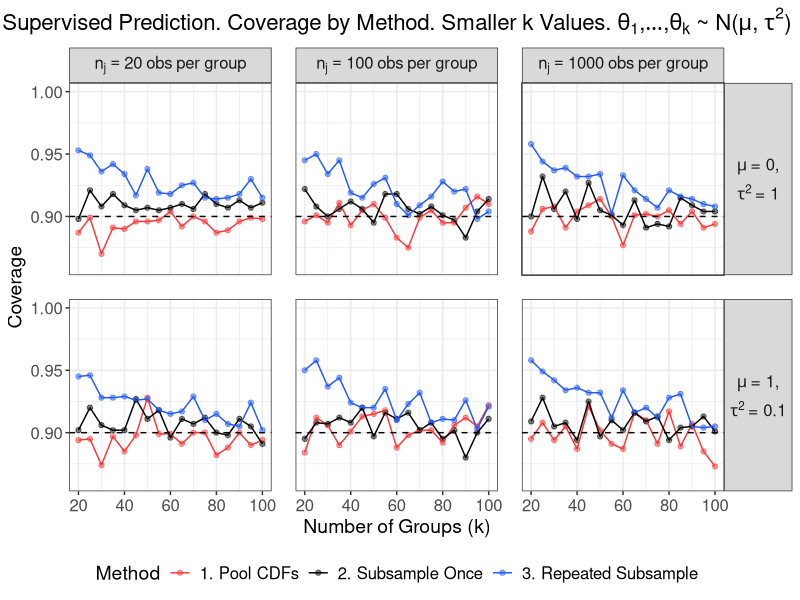
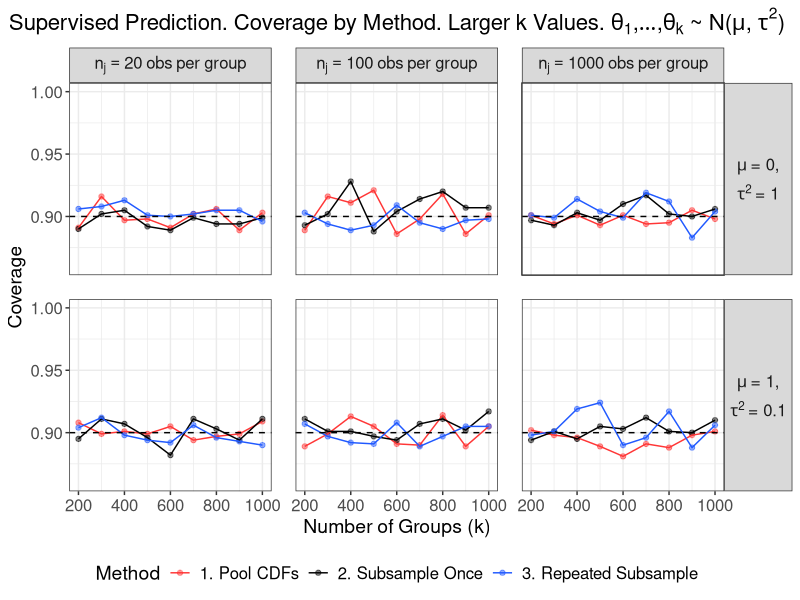

R code for these plots, in order:
# Coverage plots for supervised methods on normal data
# across additional n_j

library(tidyverse)
library(data.table)
library(gridExtra)
library(grid)

# Create theme
paper_theme <- theme_bw() +
  theme(plot.title = element_text(hjust = 0.5, size = 16),
        plot.subtitle = element_text(hjust = 0.5, size = 14),
        legend.title = element_text(size = 14),
        axis.title = element_text(size = 14),
        legend.text = element_text(size = 12),
        axis.text = element_text(size = 12),
        strip.text = element_text(size = 12),
        panel.spacing = unit(1.2, "lines"))

# Read in data
method_1 <- fread(file = "sim_data/appendix/sup_addl/method_1.csv") %>%
  mutate(Method = "1. Pool CDFs")

method_2 <- fread(file = "sim_data/appendix/sup_addl/method_2.csv") %>%
  mutate(Method = "2. Subsample Once")

method_3 <- fread(file = "sim_data/appendix/sup_addl/method_3.csv") %>%
  rename(coverage = coverage_2alpha, avg_size = avg_size_2alpha) %>%
  mutate(Method = "3. Repeated Subsample")

# Merge results across methods
results <- rbind(method_1, method_2, method_3, fill = TRUE)

# Code to extract legend: http://www.sthda.com/english/wiki/wiki.php?id_contents=7930#add-a-common-legend-for-multiple-ggplot2-graphs
get_legend<-function(myggplot){
  tmp <- ggplot_gtable(ggplot_build(myggplot))
  leg <- which(sapply(tmp$grobs, function(x) x$name) == "guide-box")
  legend <- tmp$grobs[[leg]]
  return(legend)
}

########################
##### Create plots #####
########################

##### Coverage #####

# Coverage vs k, smaller values of k
cov_small_k <- results %>%
  dplyr::filter(k <= 100, n %in% c(20, 100, 1000)) %>%
  mutate(Method = factor(
    Method,
    levels = c("1. Pool CDFs",
               "2. Subsample Once",
               "3. Repeated Subsample"),
    labels = c("1. Pool CDFs",
               "2. Subsample Once",
               "3. Repeated Subsample"))) %>%
  mutate(n = factor(n, levels = c(20, 100, 1000),
                    labels = c("n[j]==20~obs~per~group",
                               "n[j]==100~obs~per~group",
                               "n[j]==1000~obs~per~group")),
         Params = factor(mu, levels = c(0, 1),
                         labels = expression(atop(mu~"= 0,", tau^2~"= 1"),
                                             atop(mu~"= 1,", tau^2~"= 0.1")))) %>%
  ggplot(aes(x = k, y = coverage, color = Method)) +
  facet_grid(Params ~ n, labeller = label_parsed) +
  geom_point(alpha = 0.5) +
  geom_line() +
  geom_hline(yintercept = 0.90, lty = "dashed") +
  lims(y = c(0.86, 1)) +
  labs(x = "Number of Groups (k)",
       y = "Coverage",
       title = expression("Supervised Prediction. Coverage by Method."~
                            "Smaller k Values."~theta[1]*","*ldots*","*theta[k]~
                            "~ N("*mu*","~tau^2*")")) +
  scale_color_manual(values = c("#FF3636", "black", "#2059FF")) +
  paper_theme +
  theme(legend.position = "bottom",
        strip.text.y = element_text(angle = 0))

# Coverage vs k, larger values of k
cov_large_k <- results %>%
  dplyr::filter(k >= 200, n %in% c(20, 100, 1000)) %>%
  mutate(Method = factor(
    Method,
    levels = c("1. Pool CDFs",
               "2. Subsample Once",
               "3. Repeated Subsample"),
    labels = c("1. Pool CDFs",
               "2. Subsample Once",
               "3. Repeated Subsample"))) %>%
  mutate(n = factor(n, levels = c(20, 100, 1000),
                    labels = c("n[j]==20~obs~per~group",
                               "n[j]==100~obs~per~group",
                               "n[j]==1000~obs~per~group")),
         Params = factor(mu, levels = c(0, 1),
                         labels = expression(atop(mu~"= 0,", tau^2~"= 1"),
                                             atop(mu~"= 1,", tau^2~"= 0.1")))) %>%
  ggplot(aes(x = k, y = coverage, color = Method)) +
  facet_grid(Params ~ n, labeller = label_parsed) +
  geom_point(alpha = 0.5) +
  geom_line() +
  geom_hline(yintercept = 0.90, lty = "dashed") +
  lims(y = c(0.86, 1)) +
  labs(x = "Number of Groups (k)",
       y = "Coverage",
       title = expression("Supervised Prediction. Coverage by Method."~
                            "Larger k Values."~theta[1]*","*ldots*","*theta[k]~
                            "~ N("*mu*","~tau^2*")")) +
  scale_color_manual(values = c("#FF3636", "black", "#2059FF")) +
  paper_theme +
  theme(legend.position = "bottom",
        strip.text.y = element_text(angle = 0))

######################
##### Save plots #####
######################

ggsave(plot = cov_small_k,
       filename = "sim_figures/appendix/sup_cov_small_k.pdf",
       width = 8.5, height = 4.5)

ggsave(plot = cov_large_k,
       filename = "sim_figures/appendix/sup_cov_large_k.pdf",
       width = 8.5, height = 4.5)
